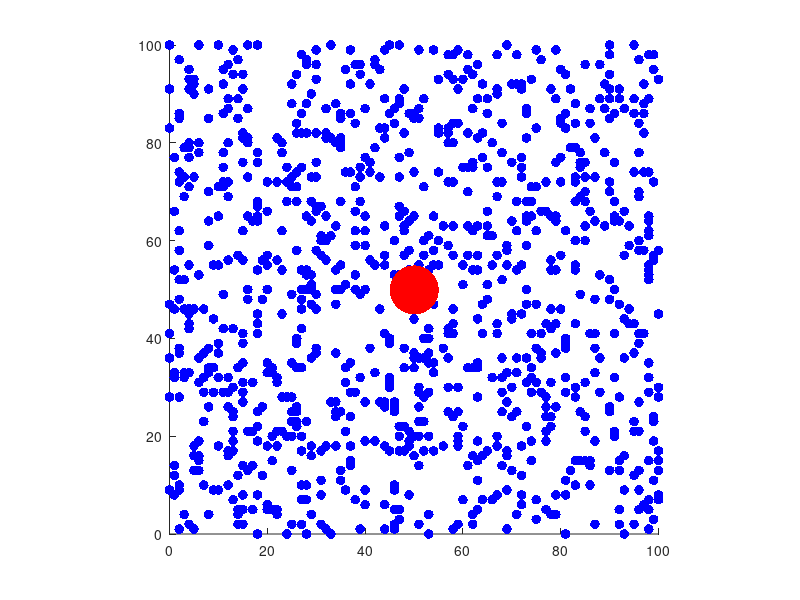

Recreate this plot in MATLAB. (Note: this script raises an error after producing the figure.)
% simulate membrane dynamics
% initialize variables

num_lipids = 1000;
num_steps = 2000;
colors = repmat([0, 0, 1], num_lipids, 1);
focal_size = 5;

interaction_vectors = zeros(num_lipids,2);
speed = NaN(num_steps, 1);
interaction = NaN(num_steps,1);

% create matrix for particle of interest 
% store current and previous position

focal_pos = zeros(1,4);

% create matrix for lipids
% store current and previous position
pos_lipids = zeros(num_lipids,4);

% initialize positions of particle of interest and lipids

focal_pos(1,1:2) = [50 50];
focal_pos(1,3:4) = focal_pos(1,1:2) + randi([-100 100], 1,2)/1000;

for i = 1:num_lipids
    pos_lipids(i, 1:2) = randi([0 100], 1,2);
    pos_lipids(i, 3:4) = pos_lipids(i, 1:2);
end

% set up graphs

figure;
hold on;
lipid_scatter = scatter(pos_lipids(:,3), pos_lipids(:,4), 50, colors, 'filled');
focal_scatter = scatter(focal_pos(:,3), focal_pos(:,4), focal_size, 'red', 'filled');
theta = linspace(0, 2*pi, 100); 
circle_x = focal_size * cos(theta) + focal_pos(1,3);
circle_y = focal_size * sin(theta) + focal_pos(1,4);
circle_plot = fill(circle_x, circle_y, [1, 0, 0], 'EdgeColor', 'none');
xlim([0 100]);
ylim([0 100]);
axis equal
hold off;

figure
layout = tiledlayout(1,2);
nexttile
hold on;
xlabel('time')
ylabel('Average Speed (distance traveled per simulation time step)')
xlim([0 num_steps])
ylim([0 1])
speed_plot = plot(speed,'b', 'LineWidth',2);
hold off;

nexttile
hold on;
xlabel('time')
ylabel('Number of interaction_vectors')
interaction_plot = plot(interaction);
hold on;
avg_interaction_plot = plot(avg_interaction_vectors);
hold off;

% simulate movement

for i = 1:num_steps
    for j = 1:num_lipids
        pos_lipids(j, 1:2) = pos_lipids(j, 3:4); %store previous position
        pos_lipids(j, 3:4) = pos_lipids(j, 1:2) + randi([-100 100], 1,2)/300;
        pos_lipids(j,:) = max(min(pos_lipids(j,:), 100), 1);
    end
    % movement of focal particle
    % check for touching lipids
    num_interactions = 0;
    for k = 1:num_lipids
        distance = norm(pos_lipids(k,3:4) - focal_pos(1,3:4));
        lipid_direction = pos_lipids(k, 3:4) - pos_lipids(k,1:2);
        focal_direction = (focal_pos(1,3:4) - focal_pos(1,1:2));
        cos_theta = dot(lipid_direction, focal_direction)/(norm(lipid_direction)*norm(focal_direction));
        angle = acosd(cos_theta);
        %if angle < 90 % exclude lipids that are in radius of interaction but wouldn't realistically apply force
            if distance <= focal_size + 1 && distance >= focal_size - 1
                colors(k,:) = [0, 1, 0];


                interaction_vectors(k, 1:2) = pos_lipids(k,3:4) - pos_lipids(k,1:2);
                num_interactions = num_interactions + 1;
            else
                interaction_vectors(k,:) = [0 0];
                colors(k,:) = [0, 0, 1];
            end
        %end
    end
    %move focal particle based on lipid movement
    force = -sum(interaction_vectors);
    direction = (focal_pos(1,3:4) - focal_pos(1,1:2));
    direction = direction/norm(direction);
    for xy = 3:4
            if focal_pos(1,xy) <= 1 || focal_pos(1,xy) >= 100
                direction = -direction;
            end
    end
    focal_pos(1,1:2) = focal_pos(1,3:4);
    focal_pos(1,3:4) = focal_pos(1,1:2) + 0.2*force + 0.2* direction;
    speed(i,1) = norm(focal_pos(3:4) - focal_pos(1:2));
    interaction(i,1) = num_interactions;
    set(lipid_scatter, 'XData', pos_lipids(:,3), 'YData', pos_lipids(:,4), 'CData', colors)
    set(focal_scatter, 'XData', focal_pos(1,3), 'YData', focal_pos(1,4))
    circle_x = focal_size * cos(theta) + focal_pos(1,3);
    circle_y = focal_size * sin(theta) + focal_pos(1,4);
    set(circle_plot, 'XData', circle_x, 'YData', circle_y);
    pause(0.01)
    drawnow;
end








        